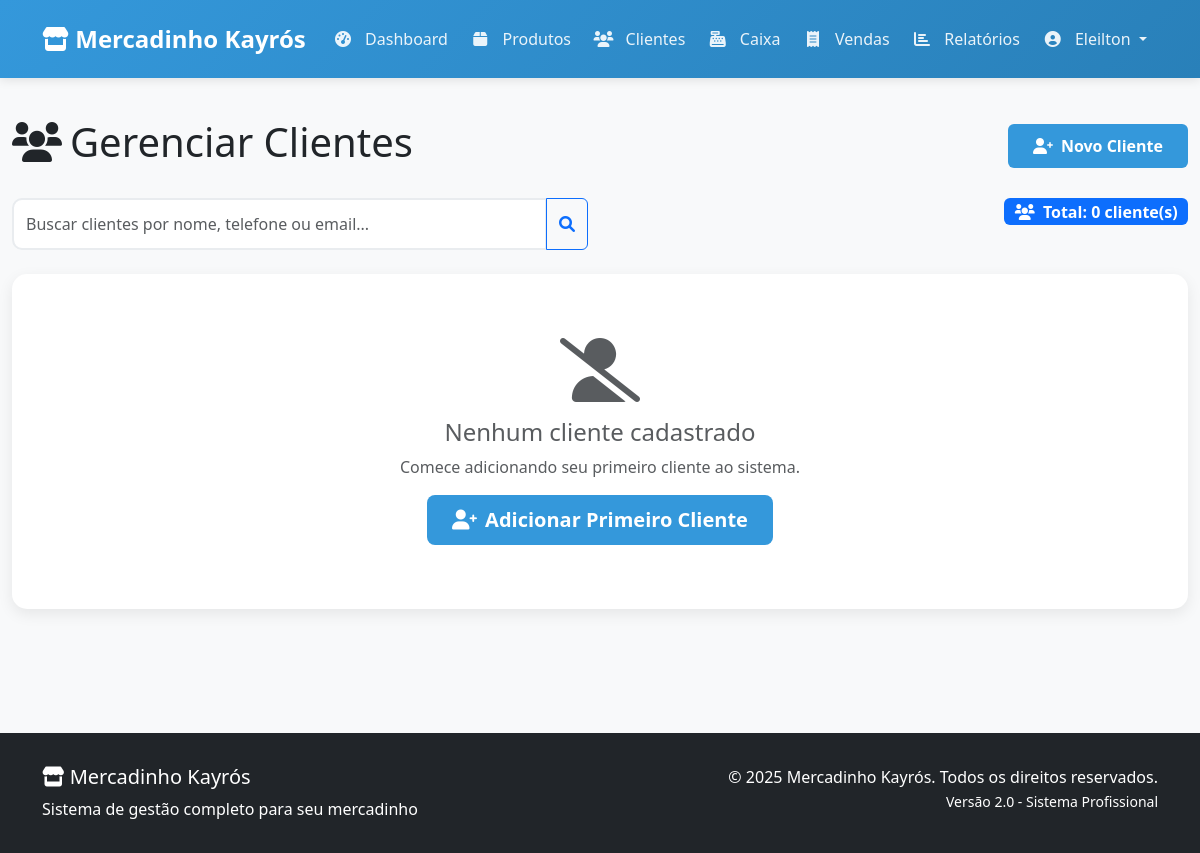
The page /clientes (signed in) on the database as committed earlier.
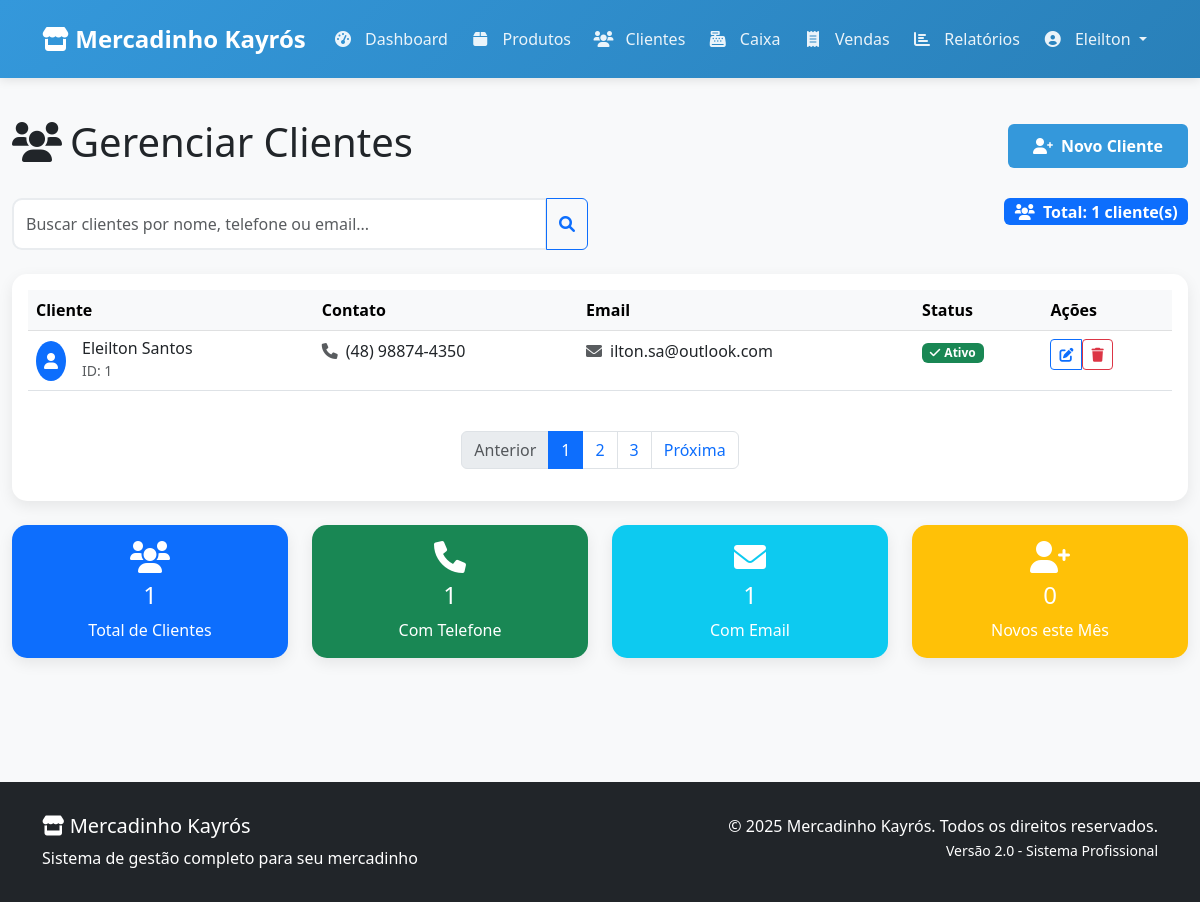
The same page on the database as committed later.
### tables this page shows
CREATE TABLE clientes (
        id INTEGER PRIMARY KEY AUTOINCREMENT,
        nome TEXT NOT NULL,
        telefone TEXT,
        email TEXT
    );

### app.py (the view)
@app.route('/clientes')
@login_required
def clientes():
    try:
        lista_clientes = db.listar_clientes()
        return render_template('clientes.html', clientes=lista_clientes)
    except Exception as e:
        flash('Erro ao carregar clientes.', 'danger')
        return render_template('clientes.html', clientes=[])

### app.py (called while the page is built)
@login_manager.user_loader
def load_user(user_id):
    try:
        return db.get_user_by_id(int(user_id))
    except (ValueError, TypeError):
        return None

@app.before_request
def before_request():
    if request.method == 'POST':
        for key, value in request.form.items():
            if len(str(value)) > 1000:
                flash('Dados enviados são muito grandes!', 'danger')
                return redirect(url_for('index'))

@app.context_processor
def inject_template_vars():
    return {
        'current_year': datetime.utcnow().year,
        'current_user': current_user
    }

### logica_banco.py (called while the page is built)
def get_user_by_id(user_id):
    db = DatabaseManager()
    if not db.connect():
        return None
    user_data = db.fetch_one("SELECT * FROM usuarios WHERE id = ?", (user_id,))
    db.disconnect()
    if user_data:
        return User(
            id=user_data['id'],
            username=user_data['username'],
            password_hash=user_data['password_hash']
        )
    return None

    def disconnect(self):
        if self.conn:
            self.conn.close()

### templates/clientes.html (shortened to what the changed rows need)
{% extends "base.html" %}
{% block content %}
<div class="container-fluid py-4">
    <div class="row mb-4">
        <div class="col-12">
            <div class="d-flex justify-content-between align-items-center">
                <h1><i class="fas fa-users me-2"></i>Gerenciar Clientes</h1>
            </div>
        </div>
    </div>
    <div class="row mb-4">
        <div class="col-md-6 text-end">
            <span class="badge bg-primary fs-6">
                <i class="fas fa-users me-1"></i> Total: {{ clientes|length }} cliente(s)
            </span>
        </div>
    </div>
    <div class="card">
        <div class="card-body">
            {% if clientes %}
            <div class="table-responsive">
                <table class="table table-hover">
                    <thead class="table-light">
                        <tr>
                            <th>Cliente</th>
                            <th>Contato</th>
                            <th>Email</th>
                            <th>Status</th>
                            <th>Ações</th>
                        </tr>
                    </thead>
                    <tbody>
                        {% for cliente in clientes %}
                        <tr>
                            <td>
                                <div class="d-flex align-items-center">
                                    <div class="bg-primary rounded-circle text-white p-2 me-3">
                                        <i class="fas fa-user"></i>
                                    </div>
                                    <div>
                                        <h6 class="mb-0">{{ cliente.nome }}</h6>
                                        <small class="text-muted">ID: {{ cliente.id }}</small>
                                    </div>
                                </div>
                            </td>
                            <td>
                                {% if cliente.telefone %}
                                <div class="d-flex align-items-center">
                                    <i class="fas fa-phone text-muted me-2"></i>
                                    <span>{{ cliente.telefone }}</span>
                                </div>
                                {% else %}
                                <span class="text-muted">Não informado</span>
                                {% endif %}
                            </td>
                            <td>
                                {% if cliente.email %}
                                <div class="d-flex align-items-center">
                                    <i class="fas fa-envelope text-muted me-2"></i>
                                    <span>{{ cliente.email }}</span>
                                </div>
                                {% else %}
                                <span class="text-muted">Não informado</span>
                                {% endif %}
                            </td>
                            <td>
                                <span class="badge bg-success">
                                    <i class="fas fa-check me-1"></i>Ativo
                                </span>
                            </td>
                            <td>
                                <div class="btn-group">
                                    <a href="{{ url_for('editar_cliente', id=cliente.id) }}"
                                       class="btn btn-sm btn-outline-primary"
                                       data-bs-toggle="tooltip" title="Editar cliente">
                                        <i class="fas fa-edit"></i>
                                    </a>
                                    <form method="POST" action="{{ url_for('excluir_cliente', id=cliente.id) }}"
                                          class="d-inline"
                                          onsubmit="return confirm('Tem certeza que deseja excluir o cliente {{ cliente.nome }}?')">
                                        <button type="submit" class="btn btn-sm btn-outline-danger"
                                                data-bs-toggle="tooltip" title="Excluir cliente">
                                            <i class="fas fa-trash"></i>
                                        </button>
                                    </form>
                                </div>
                            </td>
                        </tr>
                        {% endfor %}
                    </tbody>
                </table>
            </div>
            <nav aria-label="Navegação de clientes" class="mt-4">
                <ul class="pagination justify-content-center">
                    <li class="page-item disabled">
                        <a class="page-link" href="#" tabindex="-1">Anterior</a>
                    </li>
                    <li class="page-item active"><a class="page-link" href="#">1</a></li>
                    <li class="page-item"><a class="page-link" href="#">2</a></li>
                    <li class="page-item"><a class="page-link" href="#">3</a></li>
                    <li class="page-item">
                        <a class="page-link" href="#">Próxima</a>
                    </li>
                </ul>
            </nav>
            {% else %}
            <div class="text-center py-5">
                <i class="fas fa-user-slash fa-4x text-muted mb-3"></i>
                <h4 class="text-muted">Nenhum cliente cadastrado</h4>
                <p class="text-muted">Comece adicionando seu primeiro cliente ao sistema.</p>
                <a href="{{ url_for('adicionar_cliente') }}" class="btn btn-primary btn-lg">
                    <i class="fas fa-user-plus me-2"></i>Adicionar Primeiro Cliente
                </a>
            </div>
            {% endif %}
        </div>
    </div>
    {% if clientes %}
    <div class="row mt-4">
        <div class="col-md-3">
            <div class="card bg-primary text-white">
                <div class="card-body text-center">
                    <i class="fas fa-users fa-2x mb-2"></i>
                    <h4>{{ clientes|length }}</h4>
                    <p class="mb-0">Total de Clientes</p>
                </div>
            </div>
        </div>
        <div class="col-md-3">
            <div class="card bg-success text-white">
                <div class="card-body text-center">
                    <i class="fas fa-phone fa-2x mb-2"></i>
                    <h4>{{ clientes|selectattr('telefone')|list|length }}</h4>
                    <p class="mb-0">Com Telefone</p>
                </div>
            </div>
        </div>
        <div class="col-md-3">
            <div class="card bg-info text-white">
                <div class="card-body text-center">
                    <i class="fas fa-envelope fa-2x mb-2"></i>
                    <h4>{{ clientes|selectattr('email')|list|length }}</h4>
                    <p class="mb-0">Com Email</p>
                </div>
            </div>
        </div>
        <div class="col-md-3">
            <div class="card bg-warning text-white">
                <div class="card-body text-center">
                    <i class="fas fa-user-plus fa-2x mb-2"></i>
                    <h4>0</h4>
                    <p class="mb-0">Novos este Mês</p>
                </div>
            </div>
        </div>
    </div>
    {% endif %}
</div>
{% endblock %}

Rows that differ between the two databases and show on the page:
added clientes: nome "Eleilton Santos", id "1", telefone "(48) 98874-4350", email "ilton.sa@outlook.com"
Other text that changed with them:
{{ clientes|length }}: "0" → "1"
{{ clientes|length }}: (not shown) → "1"
{{ clientes|selectattr('telefone')|list|length }}: (not shown) → "1"
{{ clientes|selectattr('email')|list|length }}: (not shown) → "1"
text no longer shown: "Nenhum cliente cadastrado Comece adicionando seu primeiro cliente ao sistema. Adicionar Primeiro Cliente"
text now shown: "Cliente Contato Email Status Ações Anterior 1 2 3 Próxima Total de Clientes Com Telefone Com Email 0 Novos este Mês"
